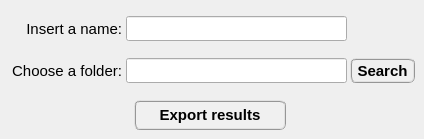
            <widget class="QWidget" name="tab_3">
             <attribute name="title">
              <string>Export</string>
             </attribute>
             <widget class="QPushButton" name="pushButton_ExportResults">
              <property name="geometry">
               <rect>
                <x>134</x>
                <y>100</y>
                <width>152</width>
                <height>30</height>
               </rect>
              </property>
              <property name="minimumSize">
               <size>
                <width>152</width>
                <height>30</height>
               </size>
              </property>
              <property name="maximumSize">
               <size>
                <width>152</width>
                <height>30</height>
               </size>
              </property>
              <property name="sizeIncrement">
               <size>
                <width>0</width>
                <height>0</height>
               </size>
              </property>
              <property name="font">
               <font>
                <family>MS Shell Dlg 2</family>
                <pointsize>11</pointsize>
                <weight>75</weight>
                <italic>false</italic>
                <bold>true</bold>
               </font>
              </property>
              <property name="styleSheet">
               <string notr="true">QPushButton{border-radius: 6px; border-color: rgb(150, 150, 150); border-style: ridge; border-width: 2px; color: rgb(0, 0, 0); background-color: rgb(240, 240, 240); font: 75 bold 11pt &quot;MS Shell Dlg 2&quot;}
QPushButton:hover{border-radius: 6px; border-color: rgb(0, 170, 255); border-style: ridge; border-width: 2px; color: rgb(0, 0, 0); background-color: rgba(174, 213, 255, 100); font: 75 bold 11pt &quot;MS Shell Dlg 2&quot;}
QPushButton:pressed{border-radius: 6px; border-color: rgb(0, 170, 255); border-style: ridge; border-width: 3px; color: rgb(0, 0, 0); background-color: rgb(174, 213, 255); font: 75 bold 11pt &quot;MS Shell Dlg 2&quot;}</string>
              </property>
              <property name="text">
               <string>Export results</string>
              </property>
             </widget>
             <widget class="QLineEdit" name="lineEdit_SaveResultsPath">
              <property name="geometry">
               <rect>
                <x>126</x>
                <y>58</y>
                <width>221</width>
                <height>25</height>
               </rect>
              </property>
              <property name="minimumSize">
               <size>
                <width>0</width>
                <height>25</height>
               </size>
              </property>
              <property name="maximumSize">
               <size>
                <width>16777215</width>
                <height>25</height>
               </size>
              </property>
              <property name="font">
               <font>
                <pointsize>8</pointsize>
                <weight>50</weight>
                <italic>false</italic>
                <bold>false</bold>
               </font>
              </property>
              <property name="layoutDirection">
               <enum>Qt::LeftToRight</enum>
              </property>
              <property name="alignment">
               <set>Qt::AlignCenter</set>
              </property>
             </widget>
             <widget class="QPushButton" name="pushButton_ChooseFolderExport">
              <property name="geometry">
               <rect>
                <x>350</x>
                <y>58</y>
                <width>65</width>
                <height>25</height>
               </rect>
              </property>
              <property name="minimumSize">
               <size>
                <width>65</width>
                <height>25</height>
               </size>
              </property>
              <property name="maximumSize">
               <size>
                <width>65</width>
                <height>25</height>
               </size>
              </property>
              <property name="font">
               <font>
                <family>MS Shell Dlg 2</family>
                <pointsize>11</pointsize>
                <weight>75</weight>
                <italic>false</italic>
                <bold>true</bold>
               </font>
              </property>
              <property name="styleSheet">
               <string notr="true">QPushButton{border-radius: 6px; border-color: rgb(150, 150, 150); border-style: ridge; border-width: 2px; color: rgb(0, 0, 0); background-color: rgb(240, 240, 240); font: 75 bold 11pt &quot;MS Shell Dlg 2&quot;}
QPushButton:hover{border-radius: 6px; border-color: rgb(0, 170, 255); border-style: ridge; border-width: 2px; color: rgb(0, 0, 0); background-color: rgba(174, 213, 255, 100); font: 75 bold 11pt &quot;MS Shell Dlg 2&quot;}
QPushButton:pressed{border-radius: 6px; border-color: rgb(0, 170, 255); border-style: ridge; border-width: 3px; color: rgb(0, 0, 0); background-color: rgb(174, 213, 255); font: 75 bold 11pt &quot;MS Shell Dlg 2&quot;}</string>
              </property>
              <property name="text">
               <string>Search</string>
              </property>
             </widget>
             <widget class="QLineEdit" name="lineEdit_FileName">
              <property name="geometry">
               <rect>
                <x>126</x>
                <y>16</y>
                <width>221</width>
                <height>25</height>
               </rect>
              </property>
              <property name="minimumSize">
               <size>
                <width>0</width>
                <height>25</height>
               </size>
              </property>
              <property name="maximumSize">
               <size>
                <width>16777215</width>
                <height>25</height>
               </size>
              </property>
              <property name="font">
               <font>
                <pointsize>10</pointsize>
                <weight>50</weight>
                <italic>false</italic>
                <bold>false</bold>
               </font>
              </property>
              <property name="layoutDirection">
               <enum>Qt::LeftToRight</enum>
              </property>
              <property name="styleSheet">
               <string notr="true"/>
              </property>
              <property name="text">
               <string/>
              </property>
              <property name="alignment">
               <set>Qt::AlignCenter</set>
              </property>
             </widget>
             <widget class="QLabel" name="label_6">
              <property name="geometry">
               <rect>
                <x>2</x>
                <y>16</y>
                <width>120</width>
                <height>25</height>
               </rect>
              </property>
              <property name="minimumSize">
               <size>
                <width>120</width>
                <height>25</height>
               </size>
              </property>
              <property name="maximumSize">
               <size>
                <width>120</width>
                <height>25</height>
               </size>
              </property>
              <property name="font">
               <font>
                <family>MS Shell Dlg 2</family>
                <pointsize>11</pointsize>
                <weight>50</weight>
                <italic>false</italic>
                <bold>false</bold>
               </font>
              </property>
              <property name="text">
               <string>Insert a name:</string>
              </property>
              <property name="scaledContents">
               <bool>false</bool>
              </property>
              <property name="alignment">
               <set>Qt::AlignRight|Qt::AlignTrailing|Qt::AlignVCenter</set>
              </property>
             </widget>
             <widget class="QLabel" name="label_5">
              <property name="geometry">
               <rect>
                <x>2</x>
                <y>58</y>
                <width>120</width>
                <height>25</height>
               </rect>
              </property>
              <property name="minimumSize">
               <size>
                <width>120</width>
                <height>25</height>
               </size>
              </property>
              <property name="maximumSize">
               <size>
                <width>120</width>
                <height>25</height>
               </size>
              </property>
              <property name="font">
               <font>
                <family>MS Shell Dlg 2</family>
                <pointsize>11</pointsize>
                <weight>50</weight>
                <italic>false</italic>
                <bold>false</bold>
               </font>
              </property>
              <property name="text">
               <string>Choose a folder:</string>
              </property>
              <property name="alignment">
               <set>Qt::AlignRight|Qt::AlignTrailing|Qt::AlignVCenter</set>
              </property>
             </widget>
            </widget>
